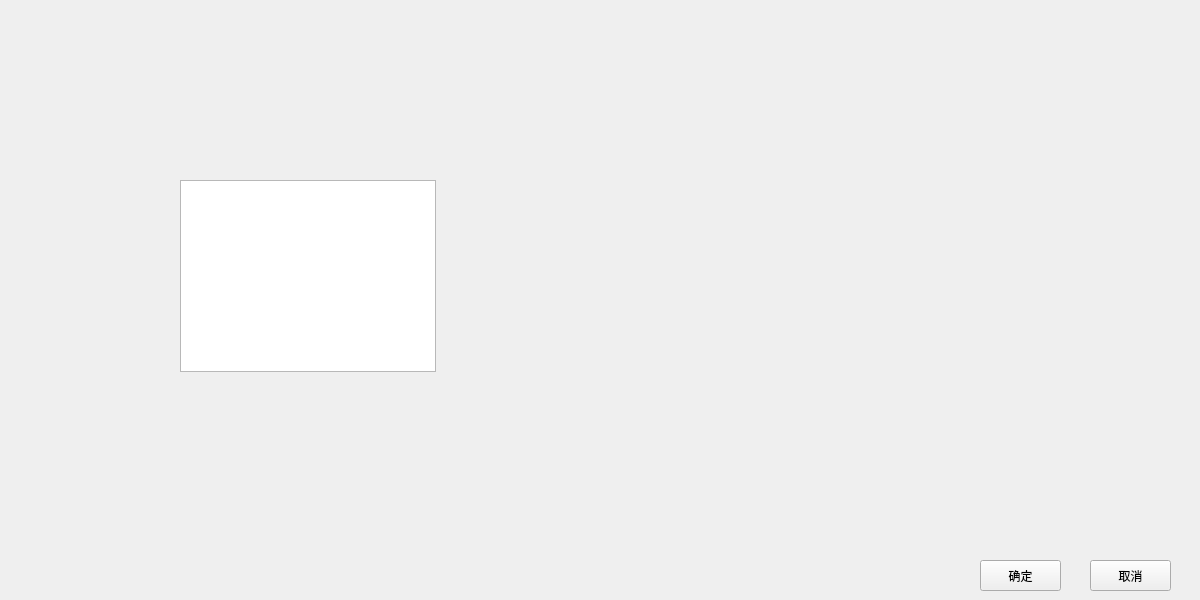
<?xml version="1.0" encoding="UTF-8"?>
<ui version="4.0">
 <class>FrmBinPara</class>
 <widget class="QDialog" name="FrmBinPara">
  <property name="geometry">
   <rect>
    <x>0</x>
    <y>0</y>
    <width>1200</width>
    <height>600</height>
   </rect>
  </property>
  <property name="windowTitle">
   <string>Dialog</string>
  </property>
  <widget class="QToolButton" name="btnok">
   <property name="geometry">
    <rect>
     <x>980</x>
     <y>560</y>
     <width>81</width>
     <height>31</height>
    </rect>
   </property>
   <property name="text">
    <string>确定</string>
   </property>
  </widget>
  <widget class="QToolButton" name="btncancel">
   <property name="geometry">
    <rect>
     <x>1090</x>
     <y>560</y>
     <width>81</width>
     <height>31</height>
    </rect>
   </property>
   <property name="text">
    <string>取消</string>
   </property>
  </widget>
  <widget class="QTableView" name="tvbinpara">
   <property name="geometry">
    <rect>
     <x>180</x>
     <y>180</y>
     <width>256</width>
     <height>192</height>
    </rect>
   </property>
  </widget>
 </widget>
 <resources/>
 <connections/>
</ui>
